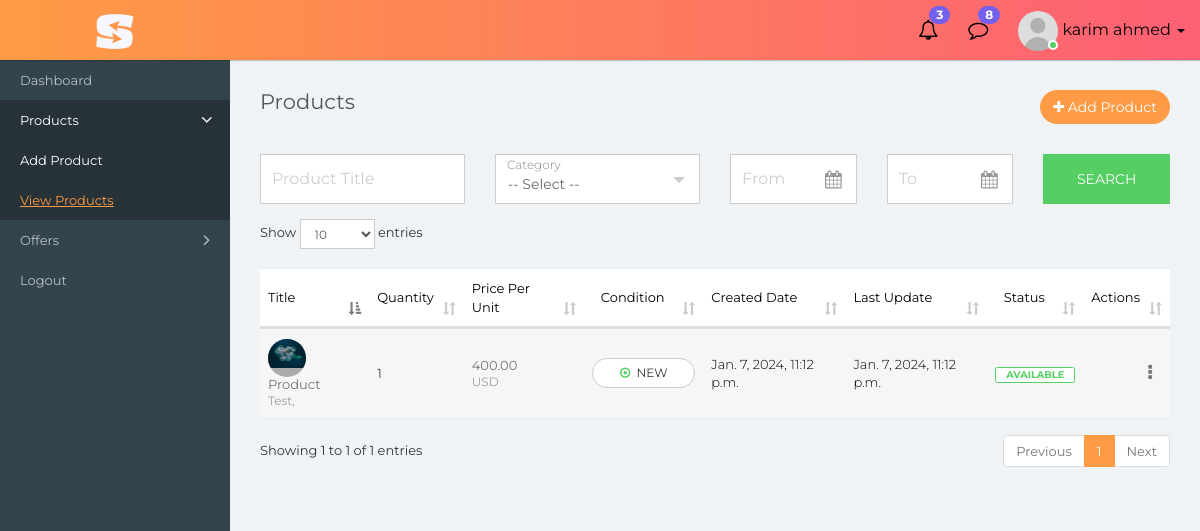
The app's page /products/ (signed in) with its own data.
### barter_and_inventory/models.py (models this page shows, shortened)
class Product(models.Model):
    class Meta:
        verbose_name = "Product"
        verbose_name_plural = "Products"
    class ProductCondition(models.TextChoices):
        NEW = 'NEW', 'New'
        USED = 'USED', 'Used'
    class ProductPriceCurrency(models.TextChoices):
        PKR = 'PKR', 'Pakistani Rupees'
        INR = 'INR', 'Indian Rupees'
        EUR = 'EUR', 'Euros'
        USD = 'USD', 'United Stated Dollar'
        CAD = 'CAD', 'Canadian Dollar'
        GBP = 'GBP', 'British Pound'
        JPY = 'JPY', 'Japanese Yen'
        CHF = 'CHF', 'Swiss Franc'
    class ProductStatus(models.TextChoices):
        OUT_OF_STOCK = 'OUT_OF_STOCK', 'Out of stock'
        AVAILABLE = 'AVAILABLE', 'Available'
    product_title = models.CharField(max_length=400)
    product_description = models.TextField(null=True, blank=True, max_length=1000)
    product_quantity = models.IntegerField(default=1)
    product_condition = models.CharField(max_length=10, choices=ProductCondition.choices, default=ProductCondition.NEW)
    price_per_unit = models.DecimalField(max_digits=7, decimal_places=2, default=0.00)
    price_currency = models.CharField(max_length=255, choices=ProductPriceCurrency.choices, default=ProductPriceCurrency.USD)
    product_status = models.CharField(max_length=255, choices=ProductStatus.choices, default=ProductStatus.AVAILABLE)
    product_categories = models.ManyToManyField(Category, related_name='categories')
    created_by = models.ForeignKey(User, on_delete=models.CASCADE, related_name='product_created_by')
    updated_by = models.ForeignKey(User, null=True, blank=True, on_delete=models.CASCADE, related_name='product_updated_by')
    created_at = models.DateTimeField(auto_now_add=True)
    updated_at = models.DateTimeField(auto_now=True)

class ProductPicture(models.Model):
    class Meta:
        verbose_name = "Product Photo"
        verbose_name_plural = "Product Photos"
    product_photo = models.ImageField(upload_to=product_photo_upload_handler, validators=[
        FileExtensionValidator(allowed_extensions=['png', 'jpeg', 'jpg']),
    ])
    product = models.ForeignKey(Product, on_delete=models.CASCADE, related_name='product_photos')
    created_by = models.ForeignKey(User, on_delete=models.CASCADE, related_name='product_picture_created_by')
    updated_by = models.ForeignKey(User, null=True, blank=True, on_delete=models.CASCADE, related_name='product_picture_updated_by')
    created_at = models.DateTimeField(auto_now_add=True)
    updated_at = models.DateTimeField(auto_now=True)

class Category(models.Model):
    class Meta:
        verbose_name = "Category"
        verbose_name_plural = "Categories"
    class CategoryStatus(models.TextChoices):
        ACTIVE = 'ACTIVE', 'Active'
        IN_ACTIVE = 'IN_ACTIVE', 'In-active'
    category_title = models.CharField(max_length=400)
    category_status = models.CharField(max_length=255, choices=CategoryStatus.choices, default=CategoryStatus.ACTIVE)
    created_by = models.ForeignKey(User, on_delete=models.CASCADE, related_name='category_created_by')
    updated_by = models.ForeignKey(User, null=True, blank=True, on_delete=models.CASCADE, related_name='category_updated_by')
    created_at = models.DateTimeField(auto_now_add=True)
    updated_at = models.DateTimeField(auto_now=True)
    def __str__(self):
        return self.category_title

### barter_and_inventory/views.py (the view)
# urls.py: path('products/', views.ProductsListView.as_view(), name='view_products'),
class ProductsListView(FrontendUserViewMixin, PermissionRequiredMixin, ListView):
    template_name = 'barter_and_inventory/products/list.html'
    permission_denied_message = "You're not authorized to view products."
    permission_required = 'barter_and_inventory.view_product'
    context_object_name = 'products'
    def get_queryset(self):
        user = self.request.user  # type: User
        queryset = user.product_created_by.all()
        product_title_val = self.request.GET.get('product_title', None)
        category_val = self.request.GET.get('category', None)
        created_date_from = self.request.GET.get('created_date_from', None)
        created_date_to = self.request.GET.get('created_date_to', None)
        order = self.request.GET.get('order_by', '-id')
        if product_title_val:
            queryset = queryset.filter(product_title__icontains=product_title_val).order_by(order)
        if category_val:
            queryset = queryset.filter(product_categories__in=[category_val]).order_by(order)
        if created_date_from:
            created_date_from_filter = datetime.datetime.strptime(created_date_from + " 00:00:00", '%d/%m/%Y %H:%M:%S')
            queryset = queryset.filter(created_at__gte=created_date_from_filter).order_by(order)
        if created_date_to:
            created_date_to_filter = datetime.datetime.strptime(created_date_to + " 00:00:00", '%d/%m/%Y %H:%M:%S')
            queryset = queryset.filter(created_at__lte=created_date_to_filter).order_by(order)
        return queryset
    def get_context_data(self, **kwargs):
        context = super().get_context_data(**kwargs)
        context['category'] = self.request.GET.get('category', None)
        context['categories'] = Category.objects.all()
        context['product_title'] = self.request.GET.get('product_title', None)
        context['created_date_from'] = self.request.GET.get('created_date_from', None)
        context['created_date_to'] = self.request.GET.get('created_date_to', None)
        context['order_by'] = self.request.GET.get('order_by', '-id')
        return context

### barter_and_inventory/mixins.py (called while the page is built)
    def dispatch(self, request, *args, **kwargs):
        if request.user.groups.filter(name='frontend_user').exists():
            return super().dispatch(request, *args, **kwargs)
        return redirect_to_login(request.get_full_path(), self.get_login_url(), self.get_redirect_field_name())

### templates/barter_and_inventory/products/list.html (shortened to what this page needs)
{% extends 'barter_and_inventory/layout.html' %}
{% load static %}
{% load barter_and_inventory_extras %}
{% block page_css_before_app %}
	<link rel="stylesheet" type="text/css" href="{% static "css/dataTables.bootstrap.min.css" %}">
    <link rel="stylesheet" type="text/css" href="{% static "css/select2.min.css" %}">
    <link rel="stylesheet" type="text/css" href="{% static "css/bootstrap-datetimepicker.min.css" %}">
{% endblock %}
{% block content %}
    <div class="content container-fluid">
        <div class="row">
            <div class="col-xs-8">
                <h4 class="page-title">Products</h4>
            </div>
            <div class="col-xs-4 text-right m-b-30">
                <a href="{% url 'barter_and_inventory:add_product' %}" class="btn btn-primary rounded pull-right" ><i class="fa fa-plus"></i> Add Product</a>
            </div>
        </div>
        <div class="row filter-row">
            <form method="get" action="{% url 'barter_and_inventory:view_products' %}" >
               <div class="col-sm-2 col-md-3 col-xs-6">
                    <div class="form-group form-focus">
                        <label class="control-label">Product Title</label>
                        {% if product_title %}
                            <input type="text" value="{{ product_title }}" name="product_title" class="form-control floating" />
                        {% else %}
                            <input type="text" value="" name="product_title" class="form-control floating" />
                        {% endif %}
                    </div>
               </div>
               <div class="col-sm-2 col-md-3 col-xs-6">
                    <div class="form-group form-focus select-focus">
                        <label class="control-label">Category</label>
                    </div>
               </div>
               <div class="col-sm-3 col-md-2 col-xs-6">
                    <div class="form-group form-focus">
                        <label class="control-label">From</label>
                        <div class="cal-icon">
                            {% if created_date_from %}
                                <input class="form-control floating datetimepicker" id="created_date_from" name="created_date_from" type="text" value="{{ created_date_from|date:"Y/m/d" }}">
                            {% else %}
                                <input class="form-control floating datetimepicker" name="created_date_from"  type="text" value="">
                            {% endif %}
                        </div>
                    </div>
                </div>
               <div class="col-sm-3 col-md-2 col-xs-6">
                    <div class="form-group form-focus">
                        <label class="control-label">To</label>
                        <div class="cal-icon">
                            {% if created_date_to %}
                                <input class="form-control floating datetimepicker" id="created_date_to" name="created_date_to" type="text" value="{{ created_date_to|date:"Y/m/d" }}">
                            {% else %}
                                <input class="form-control floating datetimepicker" name="created_date_to" type="text" value="">
                            {% endif %}
                        </div>
                    </div>
                </div>
               <div class="col-sm-3 col-md-2 col-xs-6">
                    <button type="submit" class="btn btn-success btn-block"> Search </button>
               </div>
            </form>
        </div>
        <div class="row">
            <div class="col-md-12">
                <div class="table-responsive">
                    <table class="table table-striped custom-table m-b-0 datatable">
                        <thead>
                            <tr>
                                <th>Title</th>
                                <th>Quantity</th>
                                <th>Price Per Unit</th>
                                <th class="text-center">Condition</th>
                                <th>Created Date</th>
                                <th>Last Update</th>
                                <th class="text-center">Status</th>
                                <th class="text-right">Actions</th>
                            </tr>
                        </thead>
                        <tbody>
                            {% for product in products %}
                                <tr>
                                    <td>
                                        {% if product.product_photos.first %}
                                            <a class="avatar" >
                                                <img src="{{ request.scheme }}://{{ request.get_host }}{{ product.product_photos.first.product_photo.url }}" alt="{{ product.product_title }}">
                                            </a>
                                        {% endif %}
                                        <h2><a href="{% url 'barter_and_inventory:view_product_detail' product.pk %}">
                                            {{ product.product_title}}
                                            <span>
                                                {% for item in product.product_categories.all %}
                                                    {{ item }},
                                                {% endfor %}
                                            </span>
                                        </a></h2>
                                    </td>
                                    <td>{{ product.product_quantity }}</td>
                                    <td>
                                        <h2><a href="#">{{ product.price_per_unit}}
                                            <span>{{ product.price_currency }}</span>
                                        </a></h2>
                                    </td>
                                    <td class="text-center">
                                        <div class="dropdown action-label">
                                            <a class="btn btn-white btn-sm rounded dropdown-toggle"  aria-expanded="false">
                                                {% if product.product_condition == 'NEW' %}
                                                    <i class="fa fa-dot-circle-o text-success"></i>
                                                {% else %}
                                                    <i class="fa fa-dot-circle-o text-info"></i>
                                                {% endif %} {{ product.product_condition }}
                                            </a>
                                        </div>
                                    </td>
                                    <td>{{ product.created_at }}</td>
                                    <td>{{ product.updated_at}}</td>
                                    <td>
                                        {% if product.product_status == "AVAILABLE" %}
                                            <span class="label label-success-border">{{ product.product_status }}</span>
                                        {% else %}
                                            <span class="label label-warning-border">{{ product.product_status }}</span>
                                        {% endif %}
                                    </td>
                                    <td class="text-right">
                                        <div class="dropdown">
                                            <a href="#" class="action-icon dropdown-toggle" data-toggle="dropdown" aria-expanded="false"><i class="fa fa-ellipsis-v"></i></a>
                                        </div>
                                    </td>
                                </tr>
                            {% endfor %}
                        </tbody>
                    </table>
                </div>
            </div>
        </div>
    </div>
{% endblock %}

### templates/barter_and_inventory/inc/header.html (shortened to what this page needs)
{% load static %}
<div class="header">
    <div class="header-left">
        <a href="#" class="logo">
            <img src="{% static "img/logo.png" %}" width="40" height="40" alt="">
        </a>
    </div>
    <ul class="nav navbar-nav navbar-right user-menu pull-right">
        <li class="dropdown hidden-xs">
            <a href="#" class="dropdown-toggle" data-toggle="dropdown"><i class="fa fa-bell-o"></i> <span class="badge bg-purple pull-right">3</span></a>
        </li>
        <li class="dropdown hidden-xs">
            <a href="javascript:;" id="open_msg_box" class="hasnotifications"><i class="fa fa-comment-o"></i> <span class="badge bg-purple pull-right">8</span></a>
        </li>
        <li class="dropdown">
            <a href="{% url 'barter_and_inventory:view_profile' %}" class="dropdown-toggle user-link font-black" data-toggle="dropdown" title="Admin">
                <span class="user-img">
                     {% if object.profile.profile_picture %}
                           <img class="img-circle" src="{{ object.profile.profile_picture.url }}" width="40" alt="Admin">
                        {% else %}
                            <img class="img-circle" src="{% static 'img/user.jpg' %}" width="40" alt="Admin">
                        {% endif %}
                <span class="status online"></span></span>
                <span>
                    {% if user.is_authenticated %}
                        {{ user.get_full_name }}
                    {% endif %}
                </span>
                <i class="caret"></i>
            </a>
        </li>
    </ul>
</div>

### records on screen
Product: product_photos.first.product_photo (picture), product_title "Product", product_quantity "1", price_per_unit "400.00", price_currency "USD", product_condition "NEW", created_at "Jan. 7, 2024, 11:12 p.m.", updated_at "Jan. 7, 2024, 11:12 p.m.", product_status "AVAILABLE"
Category: category_title "Test"

### other values on screen
{{ user.get_full_name }} "karim ahmed"
